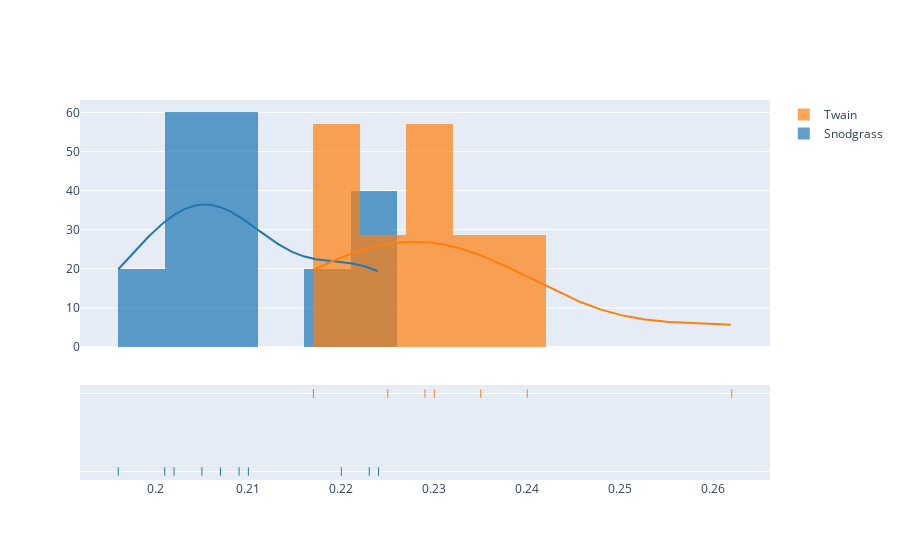

Notebook source saved alongside this figure:
### Code cell
'''
Lets visualize the Snodgrass and Twain example
'''

snodgrass = [.209, .205, .196, .210, .202, .207, .224, .223, .220, .201]
twain = [.225, .262, .217, .240, .230, .229, .235, .217]

hist_data = [snodgrass, twain]
group_labels = ['Snodgrass', 'Twain']

fig = ff.create_distplot(hist_data, group_labels, bin_size=[0.005, 0.005])
fig.show()

### Figure 1 — Plotly figure (JSON) as saved in the notebook; plotly's stock layout.template omitted (floating-point values rounded to 4 significant figures; data arrays with more than 128 entries replaced by an {"elided": "..."} marker saying what was removed)
{"data": [{"autobinx": false, "histnorm": "probability density", "legendgroup": "Snodgrass", "marker": {"color": "rgb(31, 119, 180)"}, "name": "Snodgrass", "opacity": 0.7, "type": "histogram", "x": [0.209, 0.205, 0.196, 0.21, 0.202, 0.207, 0.224, 0.223, 0.22, 0.201], "xaxis": "x", "xbins": {"end": 0.224, "size": 0.005, "start": 0.196}, "yaxis": "y"}, {"autobinx": false, "histnorm": "probability density", "legendgroup": "Twain", "marker": {"color": "rgb(255, 127, 14)"}, "name": "Twain", "opacity": 0.7, "type": "histogram", "x": [0.225, 0.262, 0.217, 0.24, 0.23, 0.229, 0.235, 0.217], "xaxis": "x", "xbins": {"end": 0.262, "size": 0.005, "start": 0.217}, "yaxis": "y"}, {"legendgroup": "Snodgrass", "marker": {"color": "rgb(31, 119, 180)"}, "mode": "lines", "name": "Snodgrass", "showlegend": false, "type": "scatter", "x": {"elided": "500 float values"}, "xaxis": "x", "y": {"elided": "500 float values"}, "yaxis": "y"}, {"legendgroup": "Twain", "marker": {"color": "rgb(255, 127, 14)"}, "mode": "lines", "name": "Twain", "showlegend": false, "type": "scatter", "x": {"elided": "500 float values"}, "xaxis": "x", "y": {"elided": "500 float values"}, "yaxis": "y"}, {"legendgroup": "Snodgrass", "marker": {"color": "rgb(31, 119, 180)", "symbol": "line-ns-open"}, "mode": "markers", "name": "Snodgrass", "showlegend": false, "type": "scatter", "x": [0.209, 0.205, 0.196, 0.21, 0.202, 0.207, 0.224, 0.223, 0.22, 0.201], "xaxis": "x", "y": ["Snodgrass", "Snodgrass", "Snodgrass", "Snodgrass", "Snodgrass", "Snodgrass", "Snodgrass", "Snodgrass", "Snodgrass", "Snodgrass"], "yaxis": "y2"}, {"legendgroup": "Twain", "marker": {"color": "rgb(255, 127, 14)", "symbol": "line-ns-open"}, "mode": "markers", "name": "Twain", "showlegend": false, "type": "scatter", "x": [0.225, 0.262, 0.217, 0.24, 0.23, 0.229, 0.235, 0.217], "xaxis": "x", "y": ["Twain", "Twain", "Twain", "Twain", "Twain", "Twain", "Twain", "Twain"], "yaxis": "y2"}], "layout": {"barmode": "overlay", "hovermode": "closest", "legend": {"traceorder": "reversed"}, "xaxis": {"anchor": "y2", "domain": [0, 1], "zeroline": false}, "yaxis": {"anchor": "free", "domain": [0.35, 1], "position": 0}, "yaxis2": {"anchor": "x", "domain": [0, 0.25], "dtick": 1, "showticklabels": false}}}
